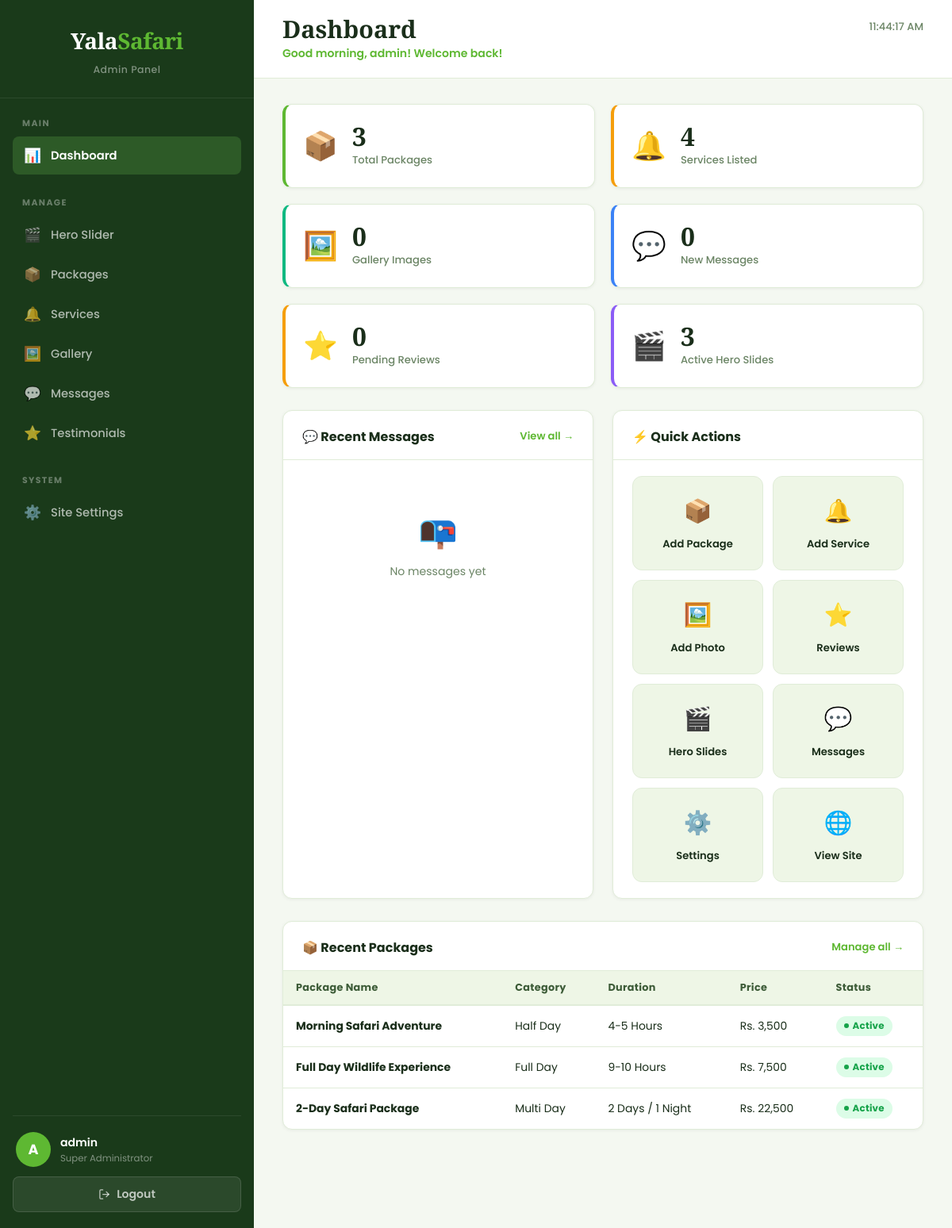
Page /admin/dashboard.php (signed in) on the committed database.
### tables this page shows
CREATE TABLE IF NOT EXISTS `packages` (
  `id`          INT AUTO_INCREMENT PRIMARY KEY,
  `name`        VARCHAR(150) NOT NULL,
  `category`    VARCHAR(50),
  `duration`    VARCHAR(50),
  `price`       DECIMAL(10,2) DEFAULT 0,
  `price_per`   VARCHAR(50)  DEFAULT 'Per Person',
  `badge_label` VARCHAR(50),
  `description` TEXT,
  `features`    TEXT,
  `image`       VARCHAR(255),
  `status`      ENUM('active','inactive') DEFAULT 'active',
  `created_at`  TIMESTAMP DEFAULT CURRENT_TIMESTAMP
);

### admin/includes/auth.php (called while the page is built, shortened)
<?php
function currentAdmin(): array {
    return [
        'id'       => $_SESSION['admin_id']   ?? 0,
        'username' => $_SESSION['admin_user'] ?? '',
        'name'     => $_SESSION['admin_name'] ?? 'Admin',
    ];
}

### admin/dashboard.php (the view, shortened to what this page needs)
<?php
require_once __DIR__ . '/includes/auth.php';
$db    = getDB();
function countTable(mysqli $db, string $table, string $where = ''): int {
    $sql    = "SELECT COUNT(*) as cnt FROM `{$table}`" . ($where ? " WHERE {$where}" : '');
    $result = $db->query($sql);
    return $result ? (int)$result->fetch_assoc()['cnt'] : 0;
}
$totalPackages    = countTable($db, 'packages');
$totalServices    = countTable($db, 'services');
$totalGallery     = countTable($db, 'gallery');
$newMessages      = countTable($db, 'messages', 'is_read = 0');
$pendingReviews   = countTable($db, 'testimonials', "status='pending'");
$totalHeroSlides  = countTable($db, 'hero_slides', "status='active'");
$recentMessages = [];
$recentPackages = [];
$pkgResult = $db->query('SELECT * FROM packages ORDER BY created_at DESC LIMIT 5');
if ($pkgResult) {
    while ($row = $pkgResult->fetch_assoc()) {
        $recentPackages[] = $row;
    }
}
$hour = (int)date('H');
$greeting = $hour < 12 ? 'Good morning' : ($hour < 17 ? 'Good afternoon' : 'Good evening');
?>
<!DOCTYPE html>
<html lang="en">
<head>
  <link rel="stylesheet" href="css/admin.css"/>
</head>
<body>
<div class="admin-layout">
  <?php require_once __DIR__ . '/includes/sidebar.php'; ?>
  <main class="admin-main">
    <div class="admin-topbar">
      <div class="topbar-title">
        <h1>Dashboard</h1>
        <p><?= $greeting ?>, <?= htmlspecialchars($admin['name']) ?>! Welcome back!</p>
      </div>
      <div class="topbar-actions">
        <span class="topbar-time" id="liveTime"></span>
      </div>
    </div>
    <div class="admin-content">
      <div class="stats-grid">
        <div class="stat-card">
          <div class="stat-icon">📦</div>
          <div class="stat-info">
            <div class="stat-number"><?= $totalPackages ?></div>
            <div class="stat-label">Total Packages</div>
          </div>
        </div>
        <div class="stat-card">
          <div class="stat-icon">🔔</div>
          <div class="stat-info">
            <div class="stat-number"><?= $totalServices ?></div>
            <div class="stat-label">Services Listed</div>
          </div>
        </div>
        <div class="stat-card">
          <div class="stat-icon">🖼️</div>
          <div class="stat-info">
            <div class="stat-number"><?= $totalGallery ?></div>
            <div class="stat-label">Gallery Images</div>
          </div>
        </div>
        <div class="stat-card <?= $newMessages > 0 ? 'stat-card-alert' : '' ?>">
          <div class="stat-icon">💬</div>
          <div class="stat-info">
            <div class="stat-number"><?= $newMessages ?></div>
            <div class="stat-label">New Messages</div>
          </div>
        </div>
        <div class="stat-card <?= $pendingReviews > 0 ? 'stat-card-alert' : '' ?>">
          <div class="stat-icon">⭐</div>
          <div class="stat-info">
            <div class="stat-number"><?= $pendingReviews ?></div>
            <div class="stat-label">Pending Reviews</div>
          </div>
        </div>
        <div class="stat-card">
          <div class="stat-icon">🎬</div>
          <div class="stat-info">
            <div class="stat-number"><?= $totalHeroSlides ?></div>
            <div class="stat-label">Active Hero Slides</div>
          </div>
        </div>
      </div>
      <div class="content-grid">
        <div class="panel">
          <div class="panel-header">
            <span class="panel-title">💬 Recent Messages</span>
            <a href="messages.php" class="panel-link">View all →</a>
          </div>
          <div class="panel-body">
            <?php if (empty($recentMessages)): ?>
              <div class="msg-empty">
                <div class="empty-icon">📭</div>
                No messages yet
              </div>
            <?php endif; ?>
          </div>
        </div>
        <div class="panel">
          <div class="panel-header">
            <span class="panel-title">⚡ Quick Actions</span>
          </div>
          <div class="panel-body">
            <div class="quick-actions-grid">
              <a href="packages.php?action=add" class="quick-action-btn">
                <span class="quick-action-icon">📦</span>
                Add Package
              </a>
              <a href="services.php?action=add" class="quick-action-btn">
                <span class="quick-action-icon">🔔</span>
                Add Service
              </a>
              <a href="gallery.php?action=add" class="quick-action-btn">
                <span class="quick-action-icon">🖼️</span>
                Add Photo
              </a>
              <a href="testimonials.php" class="quick-action-btn">
                <span class="quick-action-icon">⭐</span>
                Reviews
              </a>
              <a href="hero.php" class="quick-action-btn">
                <span class="quick-action-icon">🎬</span>
                Hero Slides
              </a>
              <a href="messages.php" class="quick-action-btn">
                <span class="quick-action-icon">💬</span>
                Messages
              </a>
              <a href="settings.php" class="quick-action-btn">
                <span class="quick-action-icon">⚙️</span>
                Settings
              </a>
              <a href="../index.php" target="_blank" class="quick-action-btn">
                <span class="quick-action-icon">🌐</span>
                View Site
              </a>
            </div>
          </div>
        </div>
      </div>
      <div class="panel panel-full">
        <div class="panel-header">
          <span class="panel-title">📦 Recent Packages</span>
          <a href="packages.php" class="panel-link">Manage all →</a>
        </div>
        <div class="admin-table-wrap">
          <table class="admin-table">
            <thead>
              <tr>
                <th>Package Name</th>
                <th>Category</th>
                <th>Duration</th>
                <th>Price</th>
                <th>Status</th>
              </tr>
            </thead>
            <tbody>
              <?php if (empty($recentPackages)): ?>
                <tr>
                  <td colspan="5" style="text-align:center; padding:36px; color:var(--text-muted);">
                    No packages yet — <a href="packages.php?action=add" style="color:var(--green-accent); font-weight:600;">Add your first package</a>
                  </td>
                </tr>
              <?php else: ?>
                <?php foreach ($recentPackages as $pkg): ?>
                  <tr>
                    <td><strong><?= htmlspecialchars($pkg['name']) ?></strong></td>
                    <td><?= htmlspecialchars($pkg['category'] ?? '—') ?></td>
                    <td><?= htmlspecialchars($pkg['duration'] ?? '—') ?></td>
                    <td>Rs. <?= number_format($pkg['price'] ?? 0) ?></td>
                    <td>
                      <?php $s = $pkg['status'] ?? 'active'; ?>
                      <span class="status-badge status-<?= $s ?>">
                        <?= ucfirst($s) ?>
                      </span>
                    </td>
                  </tr>
                <?php endforeach; ?>
              <?php endif; ?>
            </tbody>
          </table>
        </div>
      </div>
    </div>
  </main>
</div>
</body>
</html>

### rows in the picture
packages: name "Morning Safari Adventure", category "Half Day", duration "4-5 Hours", price "3,500", status "Active"
packages: name "Full Day Wildlife Experience", category "Full Day", duration "9-10 Hours", price "7,500", status "Active"
packages: name "2-Day Safari Package", category "Multi Day", duration "2 Days / 1 Night", price "22,500", status "Active"

### other values in the picture
$icon "📊 🎬 📦 🔔 🖼️ 💬 ⭐ ⚙️"
$label "Dashboard Hero Slider Packages Services Gallery Messages Testimonials Site Settings"
$initial "A"
$admin['name'] "admin"
$greeting "Good morning"
$totalPackages "3"
$totalServices "4"
$totalGallery "0"
$newMessages "0"
$pendingReviews "0"
$totalHeroSlides "3"
